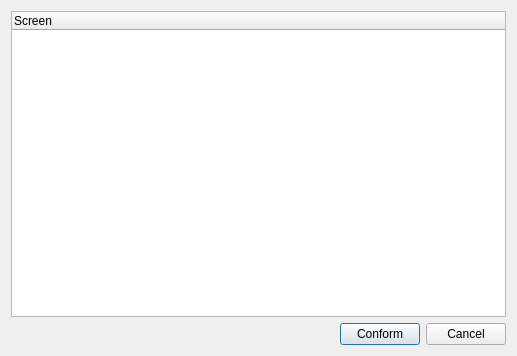
<?xml version="1.0" encoding="UTF-8"?>
<ui version="4.0">
 <class>CBrowseScreenWgt</class>
 <widget class="QDialog" name="CBrowseScreenWgt">
  <property name="geometry">
   <rect>
    <x>0</x>
    <y>0</y>
    <width>517</width>
    <height>356</height>
   </rect>
  </property>
  <property name="windowTitle">
   <string>CBrowseScreenWgt</string>
  </property>
  <layout class="QHBoxLayout" name="horizontalLayout_2">
   <item>
    <layout class="QVBoxLayout" name="verticalLayout">
     <item>
      <widget class="QTreeWidget" name="treeWidget">
       <column>
        <property name="text">
         <string>Screen</string>
        </property>
       </column>
      </widget>
     </item>
     <item>
      <layout class="QHBoxLayout" name="horizontalLayout">
       <item>
        <spacer name="horizontalSpacer">
         <property name="orientation">
          <enum>Qt::Horizontal</enum>
         </property>
         <property name="sizeHint" stdset="0">
          <size>
           <width>40</width>
           <height>20</height>
          </size>
         </property>
        </spacer>
       </item>
       <item>
        <widget class="QPushButton" name="pushButton">
         <property name="text">
          <string>Conform</string>
         </property>
        </widget>
       </item>
       <item>
        <widget class="QPushButton" name="pushButton_2">
         <property name="text">
          <string>Cancel</string>
         </property>
        </widget>
       </item>
      </layout>
     </item>
    </layout>
   </item>
  </layout>
 </widget>
 <layoutdefault spacing="6" margin="11"/>
 <resources/>
 <connections/>
</ui>
